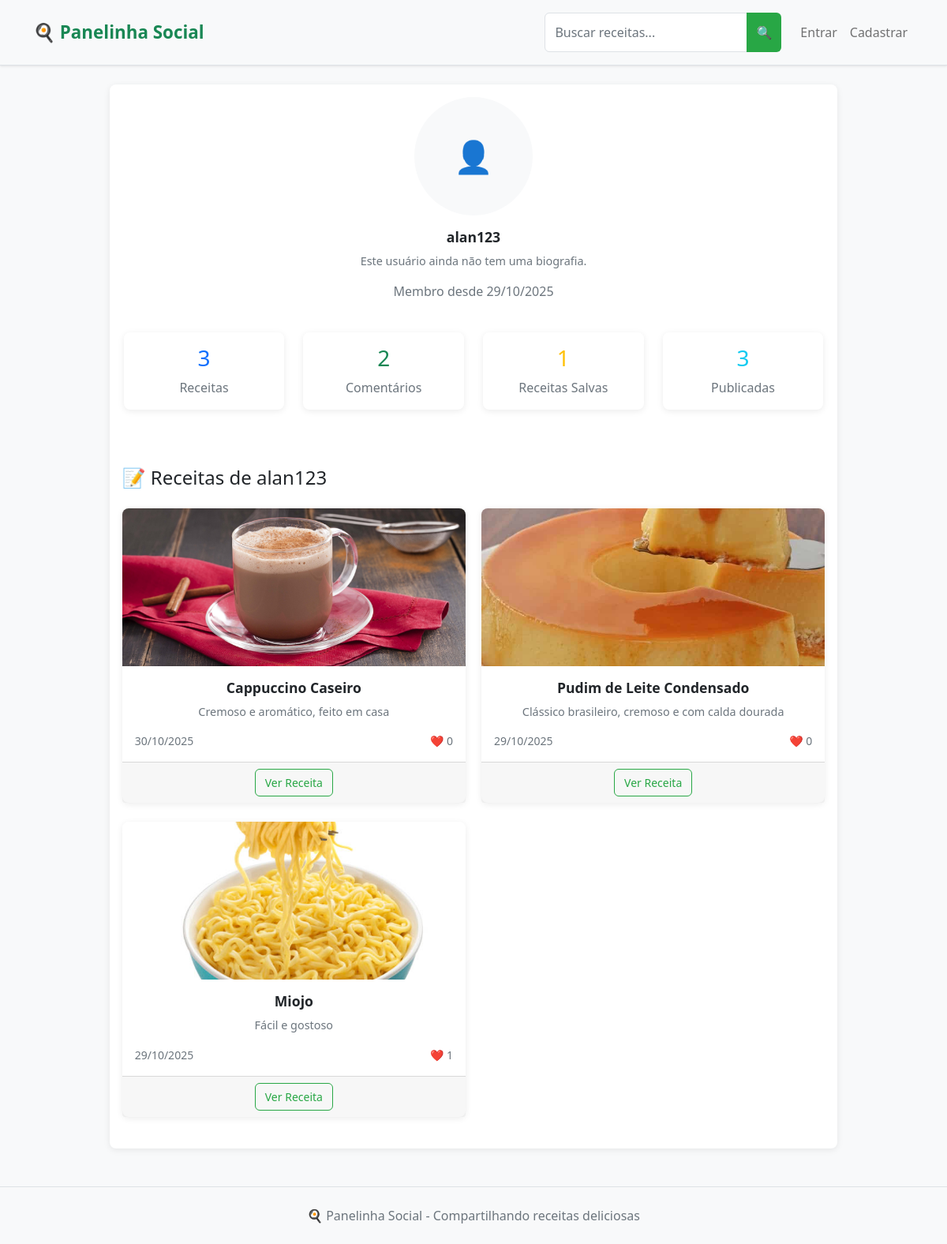
The page /user/alan123 on the database as committed earlier.
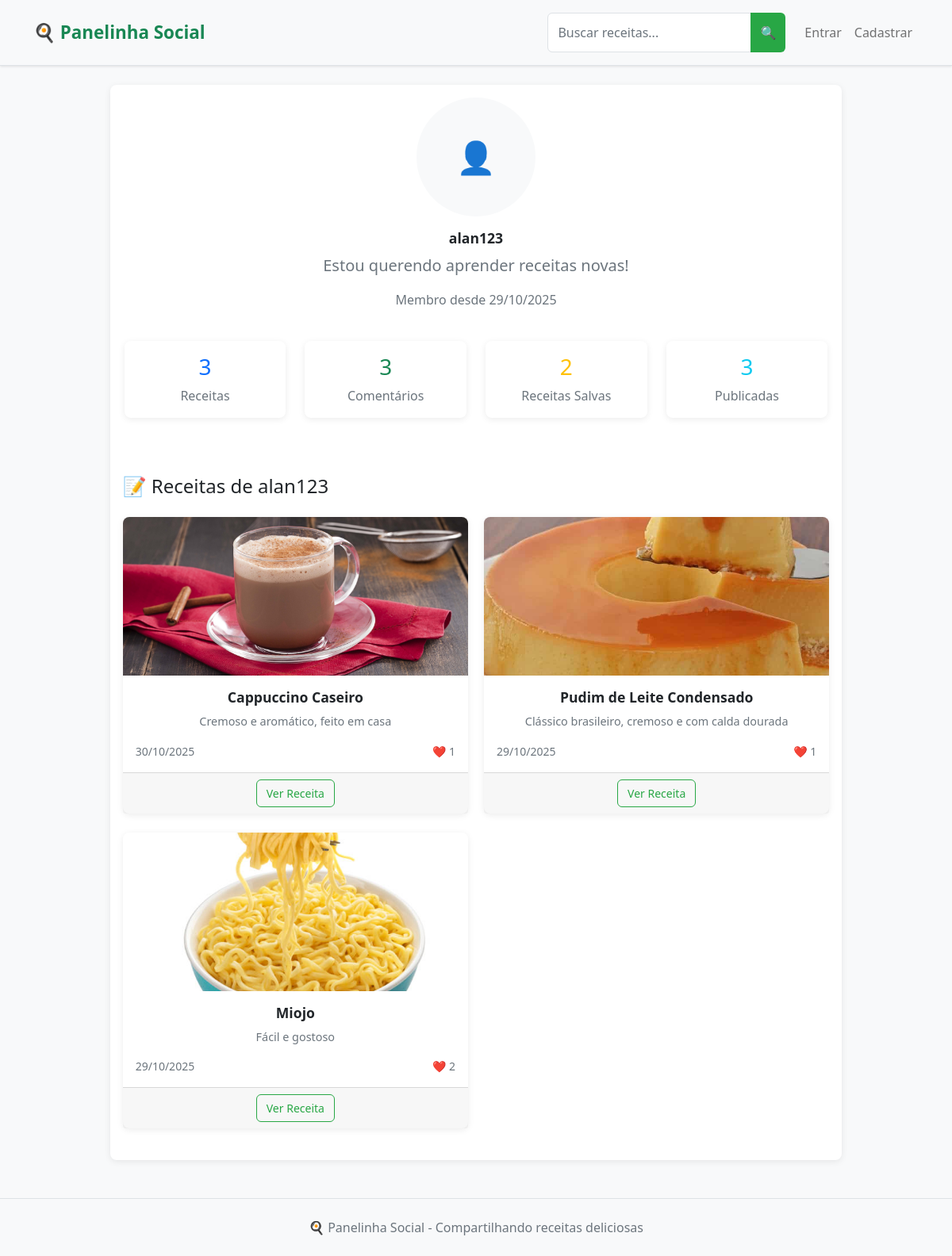
The same page on the database as committed later.
### app.py (models this page shows, shortened)
class Recipe(db.Model):
    __tablename__ = 'recipe'
    id = db.Column(db.Integer, primary_key=True)
    title = db.Column(db.String(100), nullable=False, index=True)
    description = db.Column(db.Text)
    ingredients = db.Column(db.Text)
    steps = db.Column(db.Text)
    image = db.Column(db.String(200))
    categories = db.Column(db.String(200))
    difficulty = db.Column(db.String(20), nullable=False, default='Fácil', index=True)  # NOVO CAMPO
    is_draft = db.Column(db.Boolean, default=False, index=True)
    created_at = db.Column(db.DateTime, default=datetime.utcnow, index=True)
    updated_at = db.Column(db.DateTime, default=datetime.utcnow, onupdate=datetime.utcnow)
    views = db.Column(db.Integer, default=0, index=True)
    user_id = db.Column(db.Integer, db.ForeignKey('user.id'), nullable=False, index=True)
    likes = db.relationship('Like', backref='recipe', lazy='select')
    comments = db.relationship('Comment', backref='recipe', lazy='select')
    saved_by = db.relationship('SavedRecipe', backref='recipe', lazy='select')
    def like_count(self):
        if hasattr(self, '_like_count'):
            return self._like_count
        return len(self.likes)

class User(UserMixin, db.Model):
    __tablename__ = 'user'
    id = db.Column(db.Integer, primary_key=True)
    username = db.Column(db.String(64), unique=True, nullable=False, index=True)
    email = db.Column(db.String(120), unique=True, nullable=False, index=True)
    password_hash = db.Column(db.String(128))
    bio = db.Column(db.Text)
    profile_picture = db.Column(db.String(200))
    created_at = db.Column(db.DateTime, default=datetime.utcnow)
    recipes = db.relationship('Recipe', backref='author', lazy='select')
    likes = db.relationship('Like', backref='user', lazy='select')
    comments = db.relationship('Comment', backref='user', lazy='select')
    saved_recipes = db.relationship('SavedRecipe', backref='user', lazy='select')

### app.py (the view)
@app.route('/user/<username>')
def user_profile(username):
    user = User.query.filter_by(username=username).first_or_404()
    recipes = Recipe.query.filter_by(user_id=user.id, is_draft=False)\
                         .order_by(Recipe.created_at.desc())\
                         .all()
    return render_template('user_profile.html',
                         title=f'Perfil - {user.username}',
                         user=user,
                         recipes=recipes)

### templates/user_profile.html (shortened to what the changed rows need)
{% extends "base.html" %}
{% block content %}
<div class="row justify-content-center">
    <div class="col-md-10">
        <div class="card">
            <div class="card-body text-center">
                <div class="mb-4">
                    {% if user.profile_picture %}
                        <img src="{{ url_for('static', filename='uploads/' + user.profile_picture) }}"
                             class="rounded-circle mb-3"
                             style="width: 150px; height: 150px; object-fit: cover;"
                             alt="Foto de perfil">
                    {% else %}
                        <div class="rounded-circle bg-light d-inline-flex align-items-center justify-content-center mb-3"
                             style="width: 150px; height: 150px;">
                            <span class="text-muted display-6">👤</span>
                        </div>
                    {% endif %}
                    <h2 class="card-title">{{ user.username }}</h2>
                    {% if user.bio %}
                        <p class="card-text text-muted fs-5">{{ user.bio }}</p>
                    {% else %}
                        <p class="card-text text-muted">Este usuário ainda não tem uma biografia.</p>
                    {% endif %}
                    <p class="text-muted">
                        Membro desde {{ user.created_at.strftime('%d/%m/%Y') }}
                    </p>
                </div>
                <div class="row mb-4">
                    <div class="col-md-3">
                        <div class="card border-0">
                            <div class="card-body">
                                <h3 class="text-success">{{ user.comments|length }}</h3>
                                <p class="text-muted mb-0">Comentários</p>
                            </div>
                        </div>
                    </div>
                    <div class="col-md-3">
                        <div class="card border-0">
                            <div class="card-body">
                                <h3 class="text-warning">{{ user.saved_recipes|length }}</h3>
                                <p class="text-muted mb-0">Receitas Salvas</p>
                            </div>
                        </div>
                    </div>
                </div>
                <div class="mt-5">
                    <h4 class="text-start mb-4">📝 Receitas de {{ user.username }}</h4>
                    {% if recipes %}
                        <div class="row">
                            {% for recipe in recipes %}
                                <div class="col-md-6 mb-4">
                                    <div class="card h-100">
                                        {% if recipe.image %}
                                            <img src="{{ url_for('static', filename='uploads/' + recipe.image) }}"
                                                 class="card-img-top"
                                                 style="height: 200px; object-fit: cover;"
                                                 alt="{{ recipe.title }}">
                                        {% else %}
                                            <div class="card-img-top bg-light d-flex align-items-center justify-content-center"
                                                 style="height: 200px;">
                                                <span class="text-muted">📷</span>
                                            </div>
                                        {% endif %}
                                        <div class="card-body">
                                            <h5 class="card-title">{{ recipe.title }}</h5>
                                            <p class="card-text text-muted">
                                                {{ recipe.description[:100] }}{% if recipe.description|length > 100 %}...{% endif %}
                                            </p>
                                            <div class="d-flex justify-content-between text-muted">
                                                <small>{{ recipe.created_at.strftime('%d/%m/%Y') }}</small>
                                                <small>❤️ {{ recipe.like_count() }}</small>
                                            </div>
                                        </div>
                                        <div class="card-footer">
                                            <a href="{{ url_for('recipe_detail', recipe_id=recipe.id) }}"
                                               class="btn btn-outline-success btn-sm">
                                                Ver Receita
                                            </a>
                                        </div>
                                    </div>
                                </div>
                            {% endfor %}
                        </div>
                    {% endif %}
                </div>
            </div>
        </div>
    </div>
</div>
{% endblock %}

Rows that differ between the two databases and show on the page:
changed User "alan123": bio (not shown) → "Estou querendo aprender receitas novas!"
changed Recipe "Cappuccino Caseiro": like_count "0" → "1"
changed Recipe "Pudim de Leite Condensado": like_count "0" → "1"
changed Recipe "Miojo": like_count "1" → "2"
Other text that changed with them:
{{ user.comments|length }}: "2" → "3"
{{ user.saved_recipes|length }}: "1" → "2"
text no longer shown: "Este usuário ainda não tem uma biografia."
